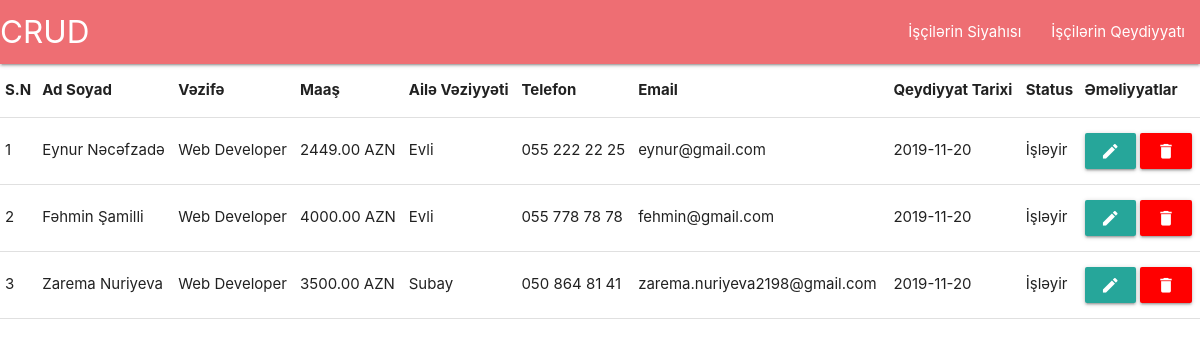
The page / on the database its author committed.
### tables this page shows
CREATE TABLE `isciler` (
  `id` int(22) UNSIGNED NOT NULL,
  `AdSoyad` varchar(50) NOT NULL,
  `Vezife` varchar(50) NOT NULL,
  `Maas` float(6,2) NOT NULL,
  `av` enum('0','1') NOT NULL DEFAULT '0',
  `email` varchar(50) NOT NULL,
  `tel` varchar(15) NOT NULL,
  `qeyd_tarixi` datetime NOT NULL,
  `status` tinyint(1) NOT NULL DEFAULT 1
);

### code.php (called while the page is built, shortened)
<?php
$CRUD = new CRUD();
$isciler = $CRUD->Select();
 ?>

### class.php (called while the page is built, shortened)
<?php
class CRUD
{
  public function Select()
  {
    global $db;
    $slc = $db->prepare("SELECT * from isciler");
    $slc->execute();
    $arr = [];
    while($isci = $slc->fetch(PDO::FETCH_ASSOC)){
     array_push($arr,$isci);
    }
    return $arr;
  }
}
 ?>

### index.php (the view, shortened to what this page needs)
<?php require_once 'header.php'; ?>
<main class="">
  <table>
    <thead>
      <tr>
        <th>S.N</th>
        <th>Ad Soyad</th>
        <th>Vəzifə</th>
        <th>Maaş</th>
        <th>Ailə Vəziyyəti</th>
        <th>Telefon</th>
        <th>Email</th>
        <th>Qeydiyyat Tarixi</th>
        <th>Status</th>
        <th>Əməliyyatlar</th>
      </tr>
    </thead>
    <tbody>
      <?php $i = 1;
      foreach ($isciler as $isci) { ?>
        <tr class="data">
          <td><?= $i++ ?></td>
          <td><?= $isci["AdSoyad"] ?></td>
          <td><?= $isci["Vezife"] ?></td>
          <td><?= $isci["Maas"] ?> AZN</td>
          <td><?= $isci["av"] == 1 ? 'Evli' : 'Subay' ?></td>
          <td><?= $isci["tel"] ?></td>
          <td><?= $isci["email"] ?></td>
          <td><?= substr($isci["qeyd_tarixi"], 0, 10) ?></td>
          <td><?= $isci['status'] == 1 ? 'İşləyir' : 'İşləmir' ?></td>
          <td>
            <a onclick="Getir(<?= $i - 2 ?>,<?= $isci['id'] ?>)" class="waves-effect waves-light btn modal-trigger" href="#modal1"><i class="material-icons">edit</i></a>
            <a onclick="Sil(<?= $isci['id'] ?>)" style="background-color: red;" class="waves-effect waves-light btn"><i class="material-icons">delete</i></a>
          </td>
        </tr>
      <?php } ?>
    </tbody>
  </table>
</main>
  <?php require_once 'footer.php'; ?>

### header.php (shortened to what this page needs)
<!DOCTYPE html>
<html>
  <head>
    <?php
    $db = new DBConnection();
    require_once 'class.php';
    require_once 'code.php';
     ?>
    <link
      rel="stylesheet"
      href="https://cdnjs.cloudflare.com/ajax/libs/materialize/1.0.0/css/materialize.min.css"
    />
  </head>
  <body>
    <nav>
      <div class="nav-wrapper">
        <a href="#" class="brand-logo">CRUD</a>
        <ul id="nav-mobile" class="right hide-on-med-and-down">
          <li><a href="index.php">İşçilərin Siyahısı</a></li>
          <li><a href="qeydiyyat.php">İşçilərin Qeydiyyatı</a></li>
        </ul>
      </div>
    </nav>

### footer.php (shortened to what this page needs)
</body>
</html>

### rows shown on the page
isciler: AdSoyad "Eynur Nəcəfzadə", Vezife "Web Developer", Maas "2449.00", av "Evli", tel "055 222 22 25", email "eynur@gmail.com", qeyd_tarixi "2019-11-20", status "İşləyir"
isciler: AdSoyad "Fəhmin Şamilli", Vezife "Web Developer", Maas "4000.00", av "Evli", tel "055 778 78 78", email "fehmin@gmail.com", qeyd_tarixi "2019-11-20", status "İşləyir"
isciler: AdSoyad "Zarema Nuriyeva", Vezife "Web Developer", Maas "3500.00", av "Subay", tel "050 864 81 41", email "zarema.nuriyeva2198@gmail.com", qeyd_tarixi "2019-11-20", status "İşləyir"
